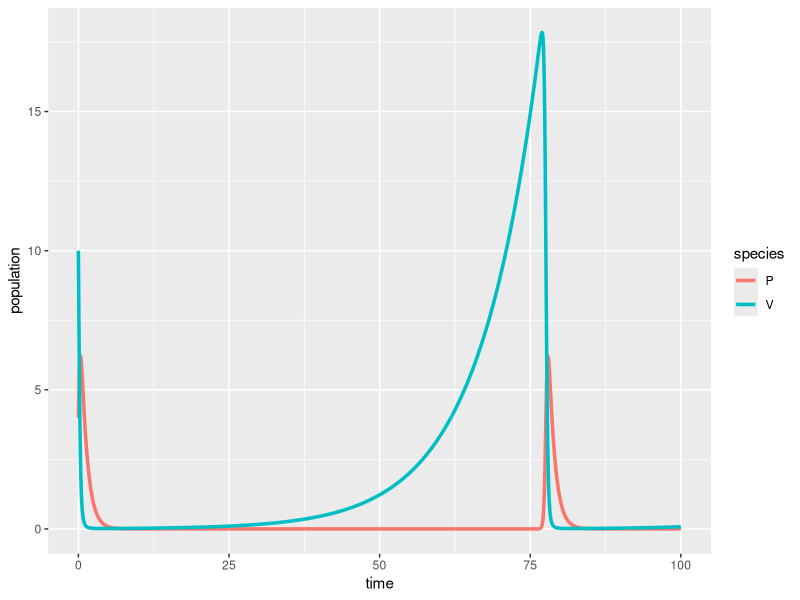

The R source for this figure:
## ---- chunk 1
#| message: false
#| warning: false
# load libraries ----
library(tidyverse)
library(deSolve)
library(kableExtra)
## ---- chunk 2
# Create a sequence of times (days) ----
time <- seq(from = 0, to = 100, by = 0.05)

# Set some parameter values (these can change - keep it in mind) ----
parameters <- c(r = .1, alpha = 0.75, beta = 0.4, q = 1)

# Set the initial condition (prey and predator populations at t = 0) ----
# Recall: V = prey, P = predator
init_cond <- c(V = 10, P = 4)

# Prepare the series of differential equations as a function ----
lv_equations <- function(time, init_cond, parameters) {
  with(as.list(c(init_cond, parameters)), {
    dVdt = r * V - alpha * V * P
    dPdt = beta * V * P - q * P
    return(list(c(dVdt, dPdt)))
  })
}

# Find the approximate the solution using `deSolve::ode()` ----
approx_lv <- ode(y = init_cond, times = time, func = lv_equations, parms = parameters)

# Check the class ----
class(approx_lv)

# We really want this to be a data frame, AND we want both prey (V) and predator (P) to be in the same column -- we'll learn why in EDS 221 (tidy data) ----
approx_lk_df <- data.frame(approx_lv) |> 
  pivot_longer(cols = c(V, P), names_to = "species", values_to = "population")

# Plot it ----
ggplot(data = approx_lk_df, aes(x = time, y = population)) +
  geom_line(aes(color = species), linewidth = 1.2)
